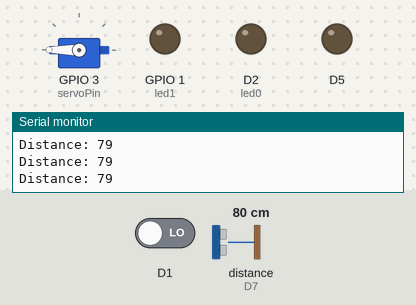
The sketch below on a simulated ESP8266 (NodeMCU). Parts: servo, output pins drawn as LEDs (lit = HIGH), the last lines printed to the serial monitor. Wiring (inferred from the names in the program): ultrasonic range finder: trigger D6; echo D7. Inputs (shaded band) come from the test bench; at power-on: distance to the obstacle (sensor on D7) 80 cm, D1 LOW. The echo pulse lasts 58.3 µs per cm; pins used as bus, display or sensor lines are not drawn.

Above: at 1.2 s.
1.3 s: distance to the obstacle (sensor on D7) set to 12 cm
4.3 s: distance to the obstacle (sensor on D7) set to 9 cm
At 4.7 s:
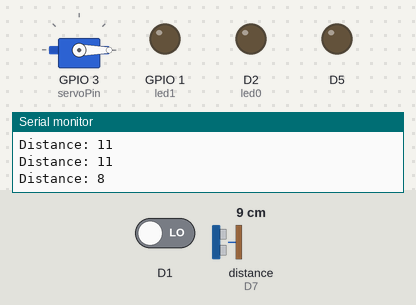
5.8 s: distance to the obstacle (sensor on D7) set to 35 cm
At 7.0 s:
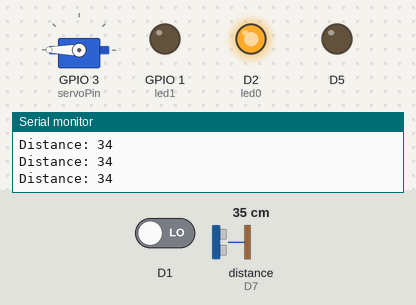
7.3 s: D1 driven HIGH
At 8.5 s:
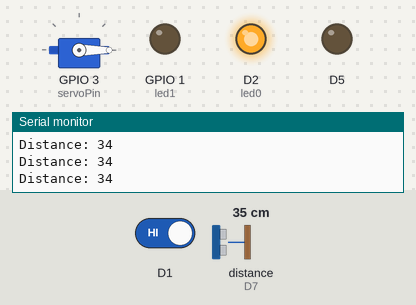
8.8 s: distance to the obstacle (sensor on D7) set to 2 cm
At 11.0 s:
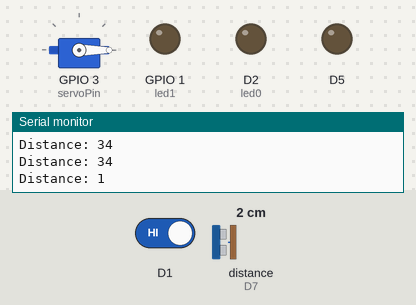
Timing chart, 0 to 12.5 s (numbered marks = the images above; inputs shaded):
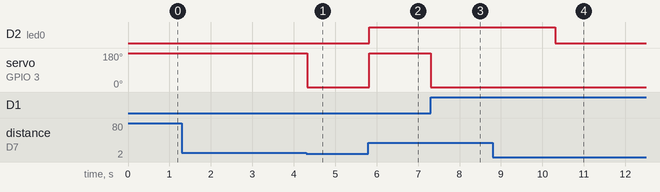

The sketch:

parkCounter.ino
```cpp
#include <Servo.h>

const int trigPin = D6;
const int echoPin = D7;

Servo servoPin;
long duration;
int distance;

//traffic counter
int count = 0;
int led0 = D2;
int led1 = D10;
int led2 = D13;
int button = D15;

void setup() {
  pinMode(trigPin, OUTPUT);
  pinMode(echoPin, INPUT);

  servoPin.attach(D9);

  pinMode(led0,OUTPUT);
  pinMode(led1,OUTPUT);
  pinMode(led2,OUTPUT);

  pinMode(button, INPUT);

  Serial.begin(9600);
}

void loop() {
  servoPin.write(180);
  digitalWrite(trigPin, LOW);
  delayMicroseconds(2);
  digitalWrite(trigPin, HIGH);
  delayMicroseconds(10);
  digitalWrite(trigPin, LOW);

  duration = pulseIn(echoPin, HIGH);

  distance = (duration * 0.034) / 2;

  Serial.print("Distance: ");
  Serial.println(distance);

  //servo Move
  if(distance < 10 && count < 3){
    servoPin.write(0);
    delay(1500);
    while(distance < 10){
      digitalWrite(trigPin, LOW);
      delayMicroseconds(2);
      digitalWrite(trigPin, HIGH);
      delayMicroseconds(10);
      digitalWrite(trigPin, LOW);

      duration = pulseIn(echoPin, HIGH);

      distance = (duration * 0.034) / 2;

      Serial.print("Distance: ");
      Serial.println(distance);
      servoPin.write(0);
    }
    count = count + 1;
  }

  //exit button
  if(digitalRead(button)==1 && count > 0){
    count = count - 1;
    servoPin.write(0);
    delay(3000);
  }

  //led count
  switch(count){
    case 0: digitalWrite(led0,0); digitalWrite(led1,0); digitalWrite(led2,0); break;
    case 1: digitalWrite(led0,1); digitalWrite(led1,0); digitalWrite(led2,0); break;
    case 2: digitalWrite(led0,1); digitalWrite(led1,1); digitalWrite(led2,0); break;
    case 3: digitalWrite(led0,1); digitalWrite(led1,1); digitalWrite(led2,1); break;
  }
}
```

Measured:
- the behaviour switches between 11 and 10 cm on distance to the obstacle (sensor on D7) (found by bisection; images 0 and 1)
- after the input at 4.3 s, servo on GPIO 3 (servoPin): 180° → 0° at once
- after the input at 5.8 s, D2 (led0): LOW → HIGH at once; servo on GPIO 3 (servoPin): 0° → 180° at once
- after the input at 7.3 s, servo on GPIO 3 (servoPin): 180° → 0° at once
- after the input at 8.8 s, servo on GPIO 3 (servoPin): stays 0° (without the input it goes to 180° after 1.5 s)
